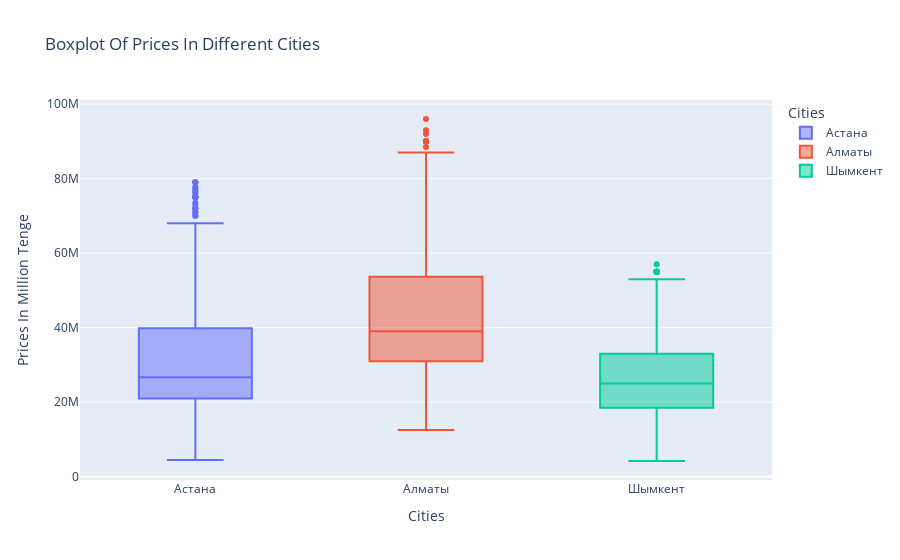

Notebook code for this chart:
### Code cell
import plotly.express as px

# Построение Boxplot
fig = px.box(
    df_final_filtered,
    x='Город',
    y='Цена в тг',
    color='Город',  # Цвет по городам
    title='Boxplot Of Prices In Different Cities',
    labels={'Город': 'Cities', 'Цена в тг': 'Prices In Million Tenge'},
    hover_data=['Цена в тг']  # Информация при наведении
)

# Показать график
fig.show()

### Figure 1 — Plotly figure (JSON) as saved in the notebook; plotly's stock layout.template omitted (floating-point values rounded to 4 significant figures; data arrays with more than 128 entries replaced by an {"elided": "..."} marker saying what was removed)
{"data": [{"alignmentgroup": "True", "hovertemplate": "Cities=%{x}<br>Prices In Million Tenge=%{y}<extra></extra>", "legendgroup": "Астана", "marker": {"color": "#636efa"}, "name": "Астана", "notched": false, "offsetgroup": "Астана", "orientation": "v", "showlegend": true, "type": "box", "x": {"elided": "835 str values"}, "x0": " ", "xaxis": "x", "y": {"elided": "835 int values"}, "y0": " ", "yaxis": "y"}, {"alignmentgroup": "True", "hovertemplate": "Cities=%{x}<br>Prices In Million Tenge=%{y}<extra></extra>", "legendgroup": "Алматы", "marker": {"color": "#EF553B"}, "name": "Алматы", "notched": false, "offsetgroup": "Алматы", "orientation": "v", "showlegend": true, "type": "box", "x": {"elided": "736 str values"}, "x0": " ", "xaxis": "x", "y": {"elided": "736 int values"}, "y0": " ", "yaxis": "y"}, {"alignmentgroup": "True", "hovertemplate": "Cities=%{x}<br>Prices In Million Tenge=%{y}<extra></extra>", "legendgroup": "Шымкент", "marker": {"color": "#00cc96"}, "name": "Шымкент", "notched": false, "offsetgroup": "Шымкент", "orientation": "v", "showlegend": true, "type": "box", "x": {"elided": "560 str values"}, "x0": " ", "xaxis": "x", "y": {"elided": "560 int values"}, "y0": " ", "yaxis": "y"}], "layout": {"boxmode": "overlay", "legend": {"title": {"text": "Cities"}, "tracegroupgap": 0}, "title": {"text": "Boxplot Of Prices In Different Cities"}, "xaxis": {"anchor": "y", "categoryarray": ["Астана", "Алматы", "Шымкент"], "categoryorder": "array", "domain": [0, 1], "title": {"text": "Cities"}}, "yaxis": {"anchor": "x", "domain": [0, 1], "title": {"text": "Prices In Million Tenge"}}}}
